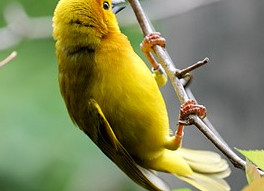
#> input picture notebooks/session_2/sample_imge.jpeg, 264 x 191 px, given in place of the camera
$ jupyter execute --allow-errors sesssion_9.ipynb   (text cells are left out)
#> lines starting #> are read from the running program, lines starting #| are printed output that depends on the picture
[cell 1]
import cv2
import numpy as np
import matplotlib.pyplot as plt
from matplotlib.pyplot import figure

[cell 2]
img = cv2.imread('session_9/j.png',0)
kernel = np.ones((7,7),np.uint8)
#> (the rest of this cell did not finish here and is left out)

[cell 3]
import cv2
import numpy as np


cap = cv2.VideoCapture(2)

# initialize a black canvas
screen = np.zeros((600, 1000))


# use this to capture a histogram
while True:
    _, frame = cap.read()
#> frame is the input picture: shape (191, 264, 3); mean B, G, R 89.4, 136.6, 133.3
    frame = cv2.flip(frame, 1)
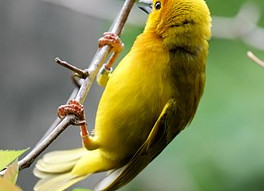
#> frame: shape (191, 264, 3); mean B, G, R 89.4, 136.6, 133.3
    frame = cv2.resize(frame, (1000, 600))
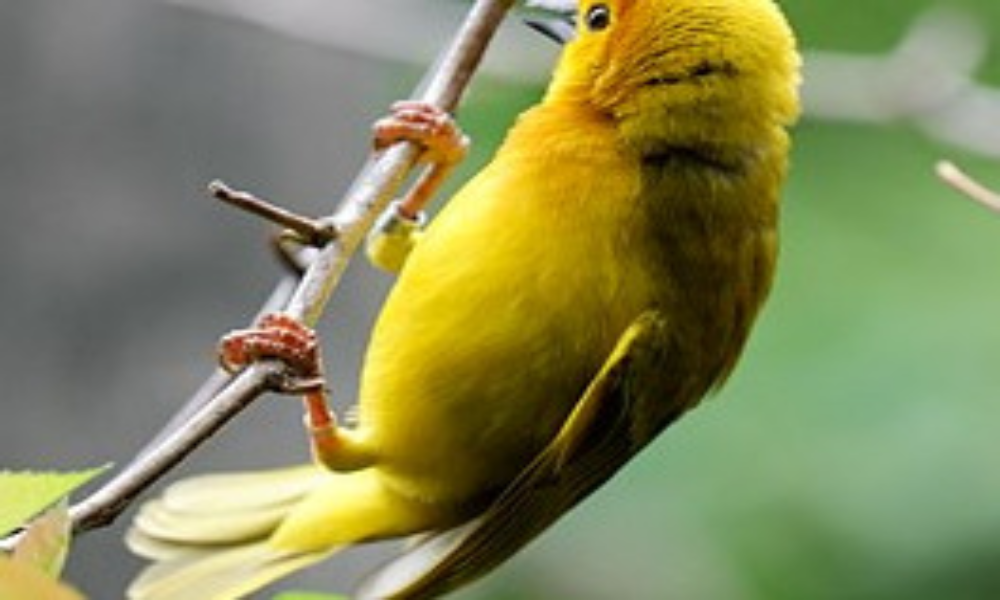
#> frame: shape (600, 1000, 3); mean B, G, R 89.3, 136.5, 133.1

    font = cv2.FONT_HERSHEY_SIMPLEX
    cv2.putText(frame, 'Place region of interest inside box & press `A`',(5, 50), font, 0.7, (255, 255, 255), 2, cv2.LINE_AA)
    cv2.rectangle(frame, (500, 100), (700, 300), (105, 105, 105), 2)
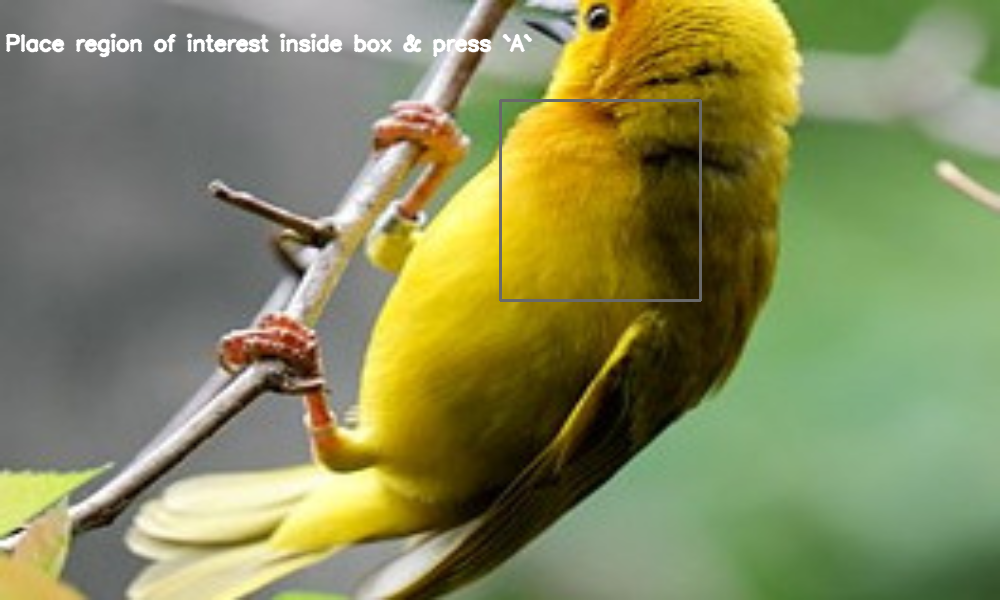
#> frame: shape (600, 1000, 3); mean B, G, R 90.5, 137.2, 133.8
    box = frame[105:175, 505:575]
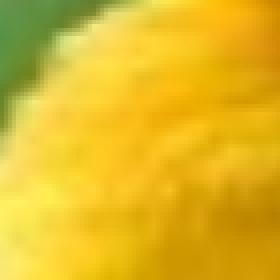
#> box: shape (70, 70, 3) (shown 4 times larger); mean B, G, R 37, 185.4, 225

    cv2.imshow("Capture Histogram", frame)
    key = cv2.waitKey(10)
#> (key q is pressed here)
    if key == ord('a'):
        object_color = box
        cv2.destroyAllWindows()
        break
    if key == ord('q'):
        cv2.destroyAllWindows()
        cap.release()
        break

#> (the rest of this cell did not finish here and is left out)
